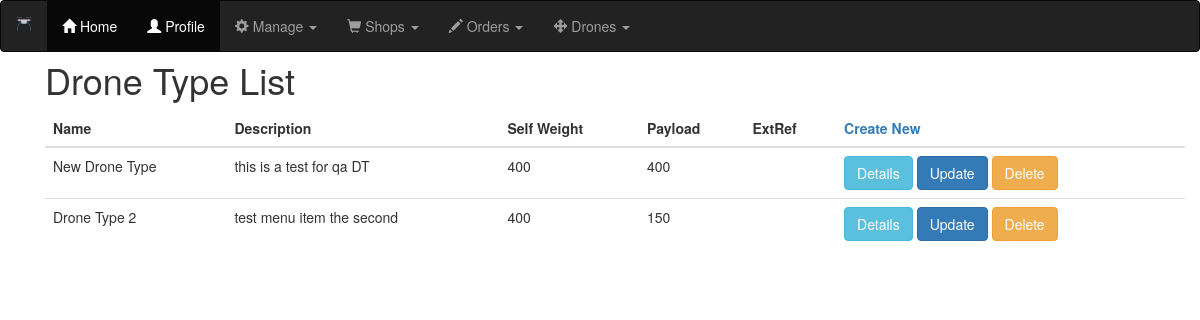
The page /drones/drone_type_list on the database its author committed.
### drones/models.py (models this page shows, shortened)
class DroneType(models.Model):
    name = models.CharField(max_length=25)
    description = models.CharField(max_length=50)
    self_weight = models.IntegerField()
    payload_weight = models.IntegerField()
    external_reference = models.CharField(max_length=25,blank=True)

### drones/views.py (the view)
# urls.py: path('drone_type_list',DroneTypeListView.as_view(),name='drone_type_list'),
class DroneTypeListView(ListView):
    model = DroneType

### drones/templates/drones/dronetype_list.html
<!DOCTYPE html>
{% extends "base.html" %}
{% load static %}
{% block content %}
<div class="container">
<br><br>
  <h1>Drone Type List</h1>
<table class="table">
  <thead>
    <th>Name</th><th>Description</th> <th>Self Weight</th> <th>Payload</th> <th>ExtRef</th> <th class='right_handed'> <a href="{% url 'drones:drone_type_create' %}">Create New</a></th>
  </thead>
  <tbody>
  {% for drone in object_list %}
    <tr class="default">
      <td>{{ drone.name }}</td>
      <td>{{ drone.description }}</td>
      <td>{{ drone.self_weight }}</td>
      <td>{{ drone.payload_weight }}</td>
      <td>{{ drone.external_reference }}</td>
      <td>
        <a href="drone_type/{{drone.id}}/detail"><button type="button" class="btn btn-info">Details</button></a>
        <a href="{% url 'drones:drone_type_update' drone.id %}"><button type="button" class="btn btn-primary">Update</button></a>
        <a href="{% url 'drones:drone_type_delete' drone.id %}"><button type="button" class="btn btn-warning">Delete</button></a>
      </td>
    </tr>
  {% endfor %}
</tbody>
</table>
</div>
{% endblock %}

### static/css/styles.css (style rules this page uses)
td { padding: 1em; }

### rows shown on the page
DroneType: name "New Drone Type", description "this is a test for qa DT", self_weight "400", payload_weight "400"
DroneType: name "Drone Type 2", description "test menu item the second", self_weight "400", payload_weight "150"
